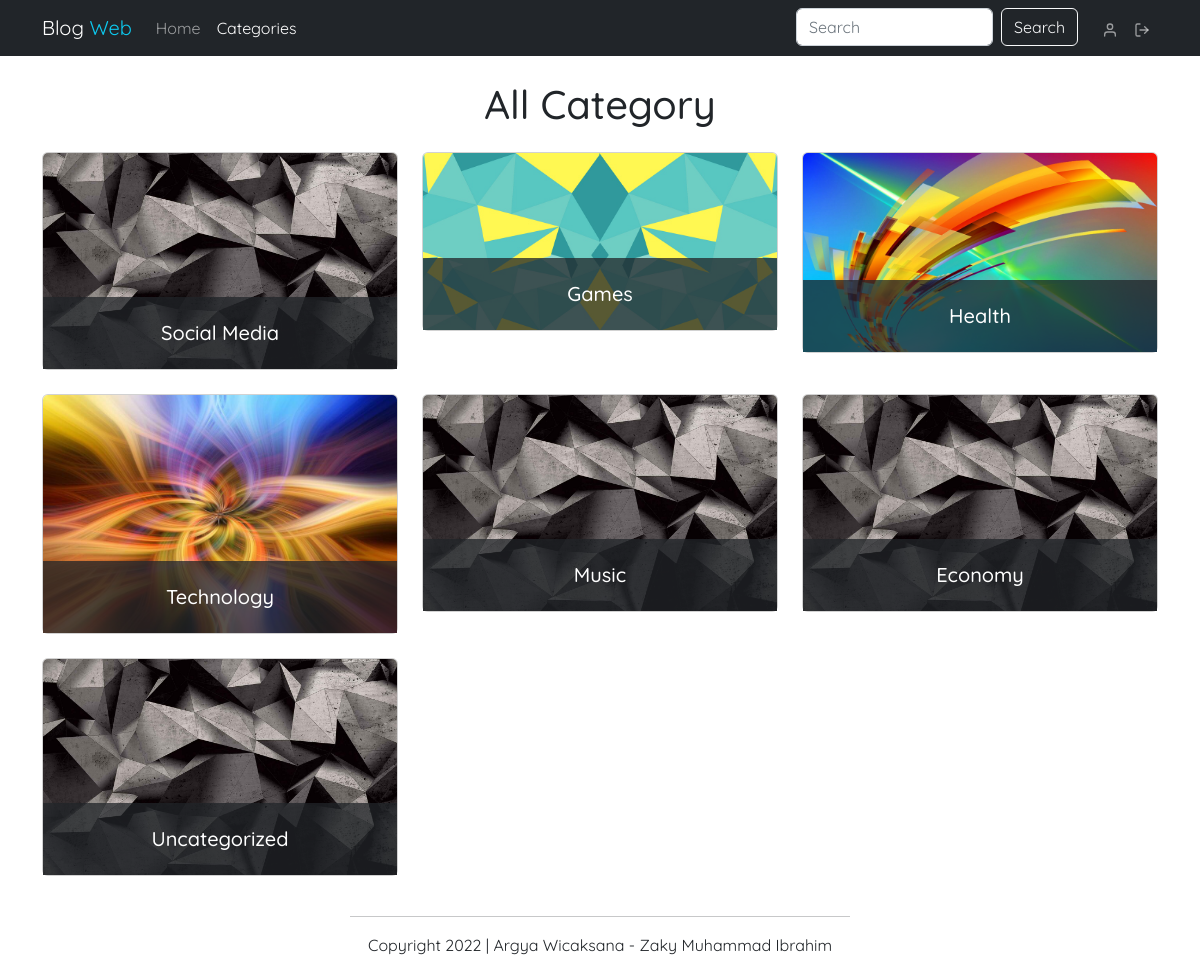
/categories.php (signed in), run on the app's committed database.
### tables this page shows
CREATE TABLE `category` (
  `id` int(11) NOT NULL,
  `name` varchar(255) DEFAULT NULL
);

### categories.php (the view, shortened to what this page needs)
<?php include 'templates/header.php';
$sql = "SELECT id, name FROM category";
$categories = mysqli_query($connect, $sql);
function randomImage()
{
    $images = glob('img/category/*');
    return $images[rand(0, count($images) - 1)];
}
?>
<main class="container mt-4">
    <h1 class="mb-4 text-center">All Category</h1>
    <div class="row">
        <?php
        if (mysqli_num_rows($categories) > 0) {
            foreach ($categories as $category) {
        ?>
                <div class="col-md-4 mb-4">
                    <a href="index.php?c_id=<?= $category['id'] ?>&c_name=<?= $category['name'] ?>">
                        <div class="card">
                            <img class="card-img-top" src="<?= randomImage() ?>" />
                            <div class="card-img-overlay d-flex align-items-end p-0">
                                <h5 class="card-title text-bg-dark text-center p-4 mb-0 flex-fill bg-opacity-75"><?= $category['name'] ?></h5>
                            </div>
                        </div>
                    </a>
                </div>
        <?php
            }
        }
        ?>
    </div>
</main>
<?php include 'templates/footer.php'; ?>

### css/style.css (style rules this page uses)
* { font-family: 'Quicksand', sans-serif; }
.card-img-top { margin: auto; max-width: 400px; }
main { min-height: calc(100vh - 73px - 56px - 56px); }

### data on the page
category: name "Social Media"
category: shows a picture, name "Games"
category: shows a picture, name "Health"
category: shows a picture, name "Technology"
category: name "Music"
category: name "Economy"
category: name "Uncategorized"
